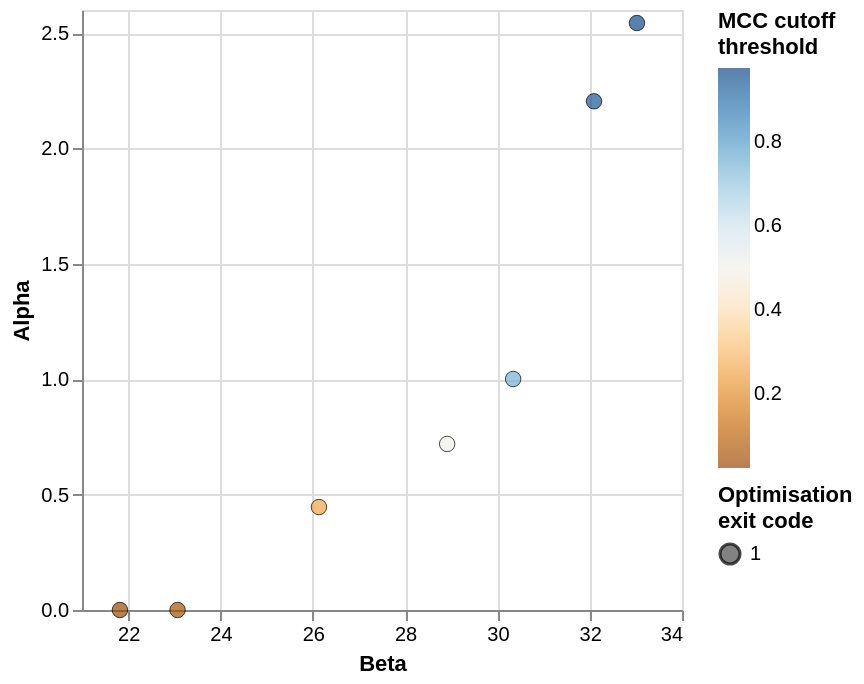

The specification (Vega-Lite) saved for this image:
### Vega-Lite specification from a JSON file in a GitHub repository (floating-point values rounded to 4 significant figures)
{"$schema": "https://vega.github.io/schema/vega-lite/v5.json", "height": 300, "width": 300, "data": {"values": [{"alpha": "2.54353451496403", "beta": "33.0241791717461", "cutoff": "0.975", "llhd": "-6261.59429038355", "exit_code": "1"}, {"alpha": "2.20447931471928", "beta": "32.0937716476111", "cutoff": "0.95", "llhd": "-6088.15355896945", "exit_code": "1"}, {"alpha": "1.0009794631475", "beta": "30.3408739279806", "cutoff": "0.75", "llhd": "-5194.34003889392", "exit_code": "1"}, {"alpha": "0.719519592463718", "beta": "28.9117722911932", "cutoff": "0.5", "llhd": "-4744.61199427629", "exit_code": "1"}, {"alpha": "0.446202789962904", "beta": "26.1339368149632", "cutoff": "0.25", "llhd": "-4489.63191959113", "exit_code": "1"}, {"alpha": "3.79312696428517e-05", "beta": "23.0705275365025", "cutoff": "0.05", "llhd": "-4207.88007590227", "exit_code": "1"}, {"alpha": "1.37335441489005e-05", "beta": "21.822221287172", "cutoff": "0.025", "llhd": "-4202.98868047724", "exit_code": "1"}]}, "mark": {"type": "point", "size": 60, "filled": true, "stroke": "black", "strokeWidth": 0.5}, "encoding": {"x": {"field": "beta", "type": "quantitative", "title": "Beta", "scale": {"zero": false}}, "y": {"field": "alpha", "type": "quantitative", "title": "Alpha", "scale": {"zero": false}}, "color": {"field": "cutoff", "type": "quantitative", "title": ["MCC cutoff", "threshold"], "scale": {"range": "diverging"}}, "shape": {"field": "exit_code", "type": "ordinal", "title": ["Optimisation", "exit code"]}}}
